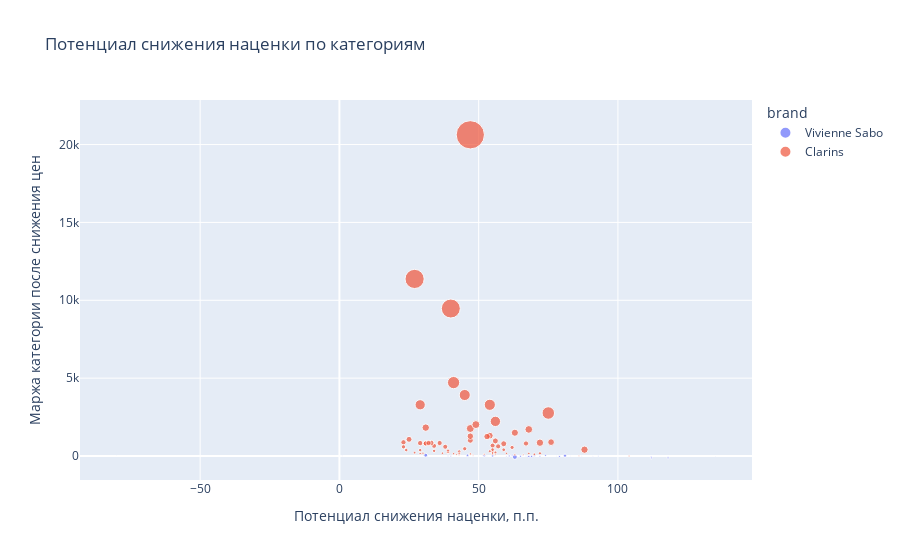

Source (notebook cell):
### Code cell
fig = px.scatter(
    df_plot_cat,
    x = 'markup_gap_p',
    y = 'max_weighted_margin_cat',
    size = 'weighted_ga_purchase_price',
    color = 'brand',
    hover_name = 'cat_total',
    hover_data = {
        'current_markup': ':.2f',
        'max_new_markup_cat': ':.2f',
        'price_index': ':.2f',
        'price_index_new': ':.2f',
        'max_margin_cat_p': ':.1%'
    },
    labels = {
        'markup_gap_p': 'Потенциал снижения наценки, п.п.',
        'max_weighted_margin_cat': 'Маржа категории после снижения цен'
    },
    title = 'Потенциал снижения наценки по категориям'
    , height = 700
)

fig.show()

### Figure 1 — Plotly figure (JSON) as saved in the notebook; plotly's stock layout.template omitted (floating-point values rounded to 4 significant figures; data arrays with more than 128 entries replaced by an {"elided": "..."} marker saying what was removed)
{"data": [{"customdata": {"elided": "41x5 float values"}, "hovertemplate": "<b>%{hovertext}</b><br><br>brand=Vivienne Sabo<br>Потенциал снижения наценки, п.п.=%{x}<br>Маржа категории после снижения цен=%{y}<br>weighted_ga_purchase_price=%{marker.size}<br>current_markup=%{customdata[0]:.2f}<br>max_new_markup_cat=%{customdata[1]:.2f}<br>price_index=%{customdata[2]:.2f}<br>price_index_new=%{customdata[3]:.2f}<br>max_margin_cat_p=%{customdata[4]:.1%}<extra></extra>", "hovertext": ["Палетки_глаза", "Уход для бровей", "Жидкие тональные основы", "Тени в карандаше-стике", "Помада матовая", "Хайлайтер/люминайзер", "Кремовые румяна", "Маски для губ", "Скраб для губ", "Кремовые/жидкие тени", "Гелевые подводки", "Маркеры для бровей", "Бальзам для губ_макияж", "Плампер для губ", "Корректор/консилер", "Жидкая подводка", "Компактные средства", "Точилки", "Палетки_лицо", "Тушь для ресниц", "Гель для бровей", "Тени для век", "Набор для макияжа лица", "Набор для макияжа_прочее", "Маркеры", "Помада увлажняющая", "Компактная пудра", "Карандаш для глаз", "Масло для губ_макияж", "Прессованные тени", "Карандаш для губ", "Блеск для губ", "Помада для губ", "Тушь", "Тушь для бровей", "Контуринг", "Карандаш для бровей", "Матирующие салфетки", "Карандаш для бровей автоматический", "Жидкая помада для губ", "Салфетки для снятия макияжа"], "legendgroup": "Vivienne Sabo", "marker": {"color": "#636efa", "size": [227.1, 22.35, 222.9, 149.9, 66.07, 36.57, 76.62, 34.82, 30.97, 35.69, 42.43, 193.4, 28.89, 157.3, 255.1, 67.33, 283.7, 12.01, 308.3, 46.17, 52.36, 237.3, 1176.0, 77.75, 153.9, 235.1, 114.6, 555.3, 325.3, 128.5, 184.4, 745.2, 396.1, 342.6, 39.49, 43.2, 211.0, 11.67, 187.7, 19.06, 8.436], "sizemode": "area", "sizeref": 101.1, "symbol": "circle"}, "mode": "markers", "name": "Vivienne Sabo", "orientation": "v", "showlegend": true, "type": "scatter", "x": [112.0, 135, 118.0, 112.0, 112.0, 91.0, 60, 79, 78, 87, 79, 79, 72, 72, 69, 93, 68, 83, 63.0, 48, 39, 65.0, 63, 62, 40, 61, 31, 81, 55.0, 61.0, 70, 31, 52, 46, 67, 40, 74, 53, 62.0, 1.0, -80], "xaxis": "x", "y": [-127.1, -12.52, -120.4, -79.46, -35.02, -10.6, -17.62, -6.963, -5.884, -5.71, -5.94, -27.08, -3.755, -20.45, -22.96, -6.06, -25.53, -0.9606, -21.58, -3.232, -3.142, -14.24, -58.81, -3.11, -4.618, -4.703, 0, 22.21, 13.01, 7.71, 12.91, 52.17, 27.73, 41.11, 5.134, 6.048, 44.31, 3.033, 61.93, 10.48, 11.73], "yaxis": "y"}, {"customdata": {"elided": "75x5 float values"}, "hovertemplate": "<b>%{hovertext}</b><br><br>brand=Clarins<br>Потенциал снижения наценки, п.п.=%{x}<br>Маржа категории после снижения цен=%{y}<br>weighted_ga_purchase_price=%{marker.size}<br>current_markup=%{customdata[0]:.2f}<br>max_new_markup_cat=%{customdata[1]:.2f}<br>price_index=%{customdata[2]:.2f}<br>price_index_new=%{customdata[3]:.2f}<br>max_margin_cat_p=%{customdata[4]:.1%}<extra></extra>", "hovertext": ["Тушь для ресниц", "Масло для губ_макияж", "Гель для бритья", "Гель после бритья", "Помада матовая", "Эссенция", "Гидрофильные средства", "Эмульсии", "Прочее очищение/демакияж", "Подарочные наборы_уход", "Бальзам для губ_макияж", "Бустеры", "Бальзам для лица", "После загара", "Очищающие маски", "Гель для душа", "Ролик", "Крем для лица", "Футляры/кейсы/палитры", "Тинт/пигмент", "Авто загар", "Жидкие тональные основы", "ВВ/СС средства", "Молочко для тела", "Крем для тела", "Бальзамы для губ", "Корректор/консилер", "Гель для бровей", "Гель для лица", "Карандаш для бровей", "Лосьон после бритья", "Увлажнение и питание", "Тушь", "Масла", "Масло для лица", "Антицеллюлитная серия/коррекция фигуры", "Косметическая вода", "Прочее_тело", "Флюид", "Скраб-пилинг для тела", "Крем для ног", "Праймер/база_лицо", "Маркеры", "Гель для умывания", "Защита от 41 до 50 SPF", "Тоники-лосьоны-тонеры", "Бронзер", "Ночные маски", "Пена для ванн", "Блеск для губ", "Карандаш для глаз", "Компактная пудра", "Адвент-календарь", "Сыворотки", "Шампунь-гель", "Мицеллярные средства", "Рассыпчатая пудра", "Фиксаторы макияжа", "Жидкая подводка", "Прессованные тени", "Крем для рук", "Помада для губ", "Средства для век", "Специальный уход", "Прессованные румяна", "Пилинг/скраб для лица", "Защита от 21 до 30 SPF", "Масло для бритья", "База под тушь", "Палетки_глаза", "Кисти", "Карандаш для губ", "Спрей_дезодорант", "Пенка для умывания", "Молочко"], "legendgroup": "Clarins", "marker": {"color": "#EF553B", "size": [176.5, 2713.0, 97.14, 271.3, 2754.0, 342.5, 509.8, 7891.0, 2285.0, 5426.0, 1793.0, 481.4, 1267.0, 1322.0, 282.0, 581.8, 333.1, 40440.0, 152.8, 434.2, 1285.0, 18210.0, 898.4, 1251.0, 6324.0, 121.8, 1797.0, 147.2, 3215.0, 270.0, 190.2, 1808.0, 2293.0, 1410.0, 2996.0, 1454.0, 706.3, 1471.0, 570.5, 563.2, 170.7, 2577.0, 276.5, 240.1, 305.9, 1784.0, 2126.0, 295.5, 337.0, 1348.0, 1320.0, 2048.0, 1367.0, 18640.0, 174.9, 355.8, 1368.0, 626.9, 297.2, 5306.0, 1419.0, 7604.0, 6218.0, 873.7, 3204.0, 601.3, 937.7, 650.2, 264.0, 377.5, 2806.0, 107.7, 522.0, 460.2, 173.3], "sizemode": "area", "sizeref": 101.1, "symbol": "circle"}, "mode": "markers", "name": "Clarins", "orientation": "v", "showlegend": true, "type": "scatter", "x": [104, 88, 86, 63, 72, 70, 72, 75.0, 76.0, 56.0, 59.0, 56.0, 38, 57.0, 55.0, 43.0, 68, 47, 66.0, 39, 55.0, 40, 45.0, 34, 54, 48, 56.0, 56.0, 47, 41.0, 47, 47, 54.0, 67, 68, 29.0, 59, 33.0, 34.0, 55.0, 43.0, 63, 29.0, 47.0, 37, 25, 47.0, 43.0, 55.0, 31.0, 31.0, 53.0, 36, 27, 42.0, 27, 32.0, 24, 30.0, 29.0, 23, 41, 45.0, 62, 49.0, 29.0, 23, 55.0, 60, 39, 31.0, 52.0, 39, 54.0, 52], "xaxis": "x", "y": [-1.765, 407.0, 16.51, 73.25, 853.7, 109.6, 173.3, 2762.0, 891.3, 2225.0, 788.7, 226.2, 595.5, 621.4, 135.4, 290.9, 166.5, 20630.0, 77.93, 225.8, 668.4, 9470.0, 467.2, 650.5, 3288.0, 64.54, 970.1, 80.96, 1768.0, 148.5, 106.5, 1012.0, 1307.0, 803.9, 1708.0, 828.7, 402.6, 838.7, 330.9, 326.7, 99.01, 1495.0, 163.1, 141.7, 180.5, 1070.0, 1275.0, 177.3, 202.2, 822.3, 805.1, 1249.0, 833.9, 11370.0, 106.7, 217.0, 834.4, 382.4, 184.3, 3290.0, 880.0, 4714.0, 3917.0, 550.4, 2018.0, 378.8, 590.8, 416.1, 168.9, 241.6, 1824.0, 72.14, 349.7, 308.3, 119.6], "yaxis": "y"}], "layout": {"autosize": true, "legend": {"itemsizing": "constant", "title": {"text": "brand"}, "tracegroupgap": 0}, "title": {"text": "Потенциал снижения наценки по категориям"}, "xaxis": {"anchor": "y", "autorange": true, "domain": [0, 1], "range": [-92.79, 147.8], "title": {"text": "Потенциал снижения наценки, п.п."}, "type": "linear"}, "yaxis": {"anchor": "x", "autorange": true, "domain": [0, 1], "range": [-1467.0, 22560.0], "title": {"text": "Маржа категории после снижения цен"}, "type": "linear"}}}
